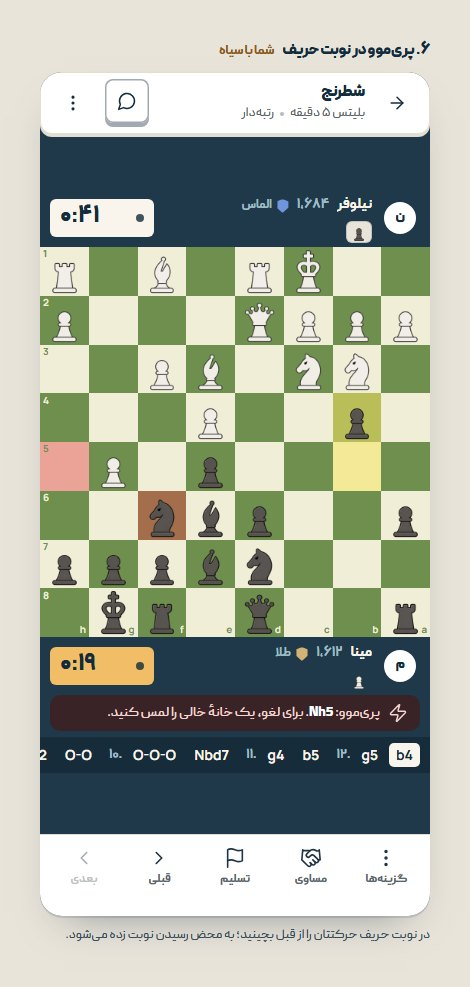
#> input picture design/games/chess/reference/img/P06.jpg, 470 x 987 px
$ python find-frames.py ../../chess/reference/img/P06.jpg 5 5 1.0
#> lines starting #> are read from the running program, lines starting #| are printed output that depends on the picture
# Dark square interiors of a given size. py find-frames.py <img> <minpx> <maxpx> <frame units for x> [thr...]
import sys
import numpy as np
from PIL import Image
from scipy import ndimage
im = np.asarray(Image.open(sys.argv[1]).convert('RGB')).astype(np.int16)
lo, hi, frame = int(sys.argv[2]), int(sys.argv[3]), float(sys.argv[4])
k = im.shape[1] / frame
#> k = 470
mx = im.max(axis=2)
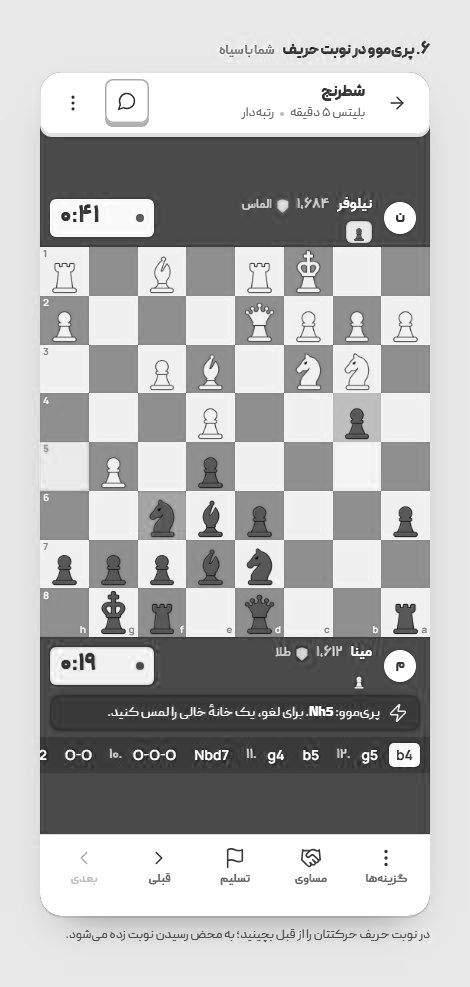
#> mx: shape (987, 470) int16; min 2, max 255, mean 180.4
out = []
for thr in (40, 55, 70, 85):
    lab, n = ndimage.label(ndimage.binary_opening(mx < thr, iterations=2))
    for i, sl in enumerate(ndimage.find_objects(lab)):
        h = sl[0].stop - sl[0].start; w = sl[1].stop - sl[1].start
        if lo <= w <= hi and lo <= h <= hi and abs(w - h) < 0.12 * w:
            x, y = (sl[1].start + sl[1].stop) / 2 / k, (sl[0].start + sl[0].stop) / 2 / k
            if not any(abs(x - o[0]) < 10 and abs(y - o[1]) < 10 for o in out): out.append((x, y, w / k, h / k))
#> this loop made 4 passes
#> n on passes 1 to 4: 0, 4, 5, 16
#> pass 2, `lab, n = ndimage.label(ndimage.binary_opening(mx < thr, iterations=2))`:
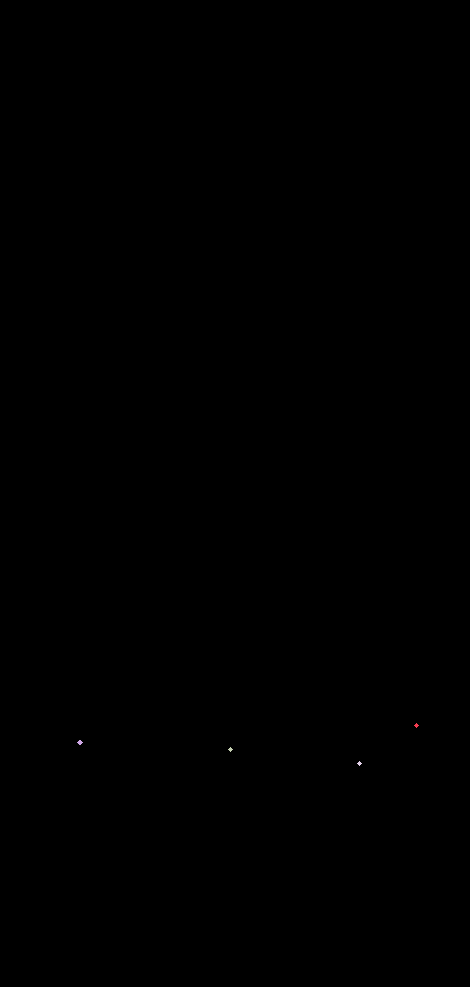
#> lab: shape (987, 470) int32; 5 distinct labels, from 0 to 4; one colour per label, 0 black
#> pass 3, `lab, n = ndimage.label(ndimage.binary_opening(mx < thr, iterations=2))`:
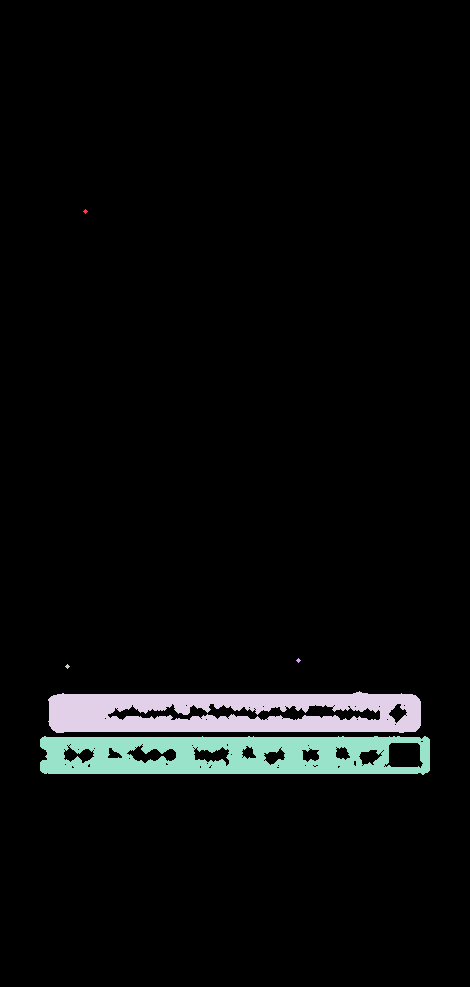
#> lab: shape (987, 470) int32; 6 distinct labels, from 0 to 5; one colour per label, 0 black
#> after the loop, out = [(0.886, 1.54, 0.0106, 0.0106)]
out.sort(key=lambda o: (round(o[1] / 30), o[0]))
print(len(out))
#| 1
for o in out: print(*[round(v, 1) for v in o])
#> this loop made 1 pass
#| 0.9 1.5 0.0 0.0

$ run again, on design/games/chess/reference/img/P21.jpg
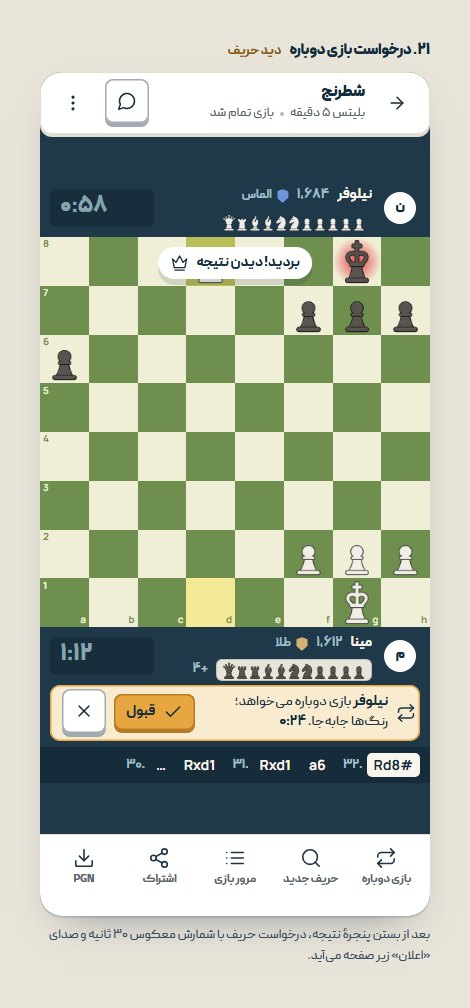
#> input picture design/games/chess/reference/img/P21.jpg, 470 x 1008 px
#> `mx = im.max(axis=2)`:
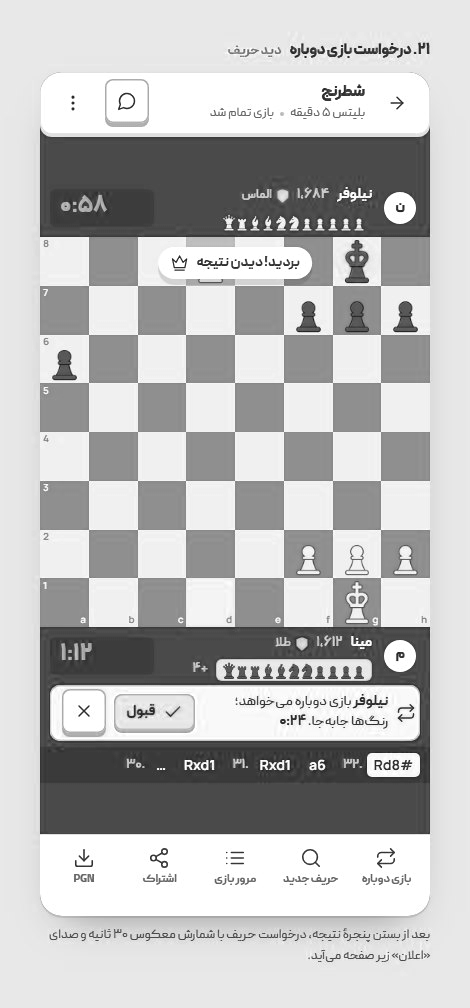
#> mx: shape (1008, 470) int16; min 23, max 255, mean 187.7
#> the loop `for thr in (40, 55, 70, 85):` made 4 passes
#> n on passes 1 to 4: 0, 0, 3, 5
#> pass 3, `lab, n = ndimage.label(ndimage.binary_opening(mx < thr, iterations=2))`:
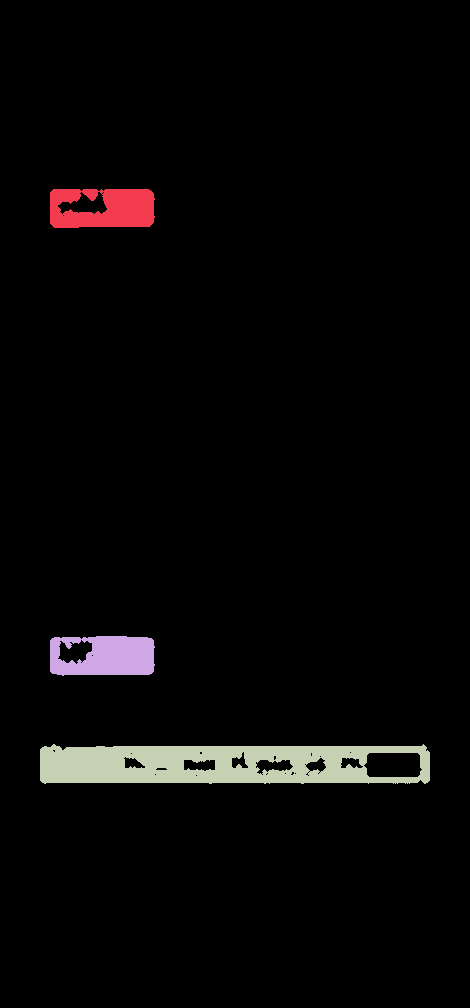
#> lab: shape (1008, 470) int32; 4 distinct labels, from 0 to 3; one colour per label, 0 black
#> after the loop `for thr in (40, 55, 70, 85):`: out = [(0.824, 0.112, 0.0106, 0.0106)]
#| 1
#> the loop `for o in out: print(*[round(v, 1) for v in o])` made 1 pass
#> (printed output is left out)
